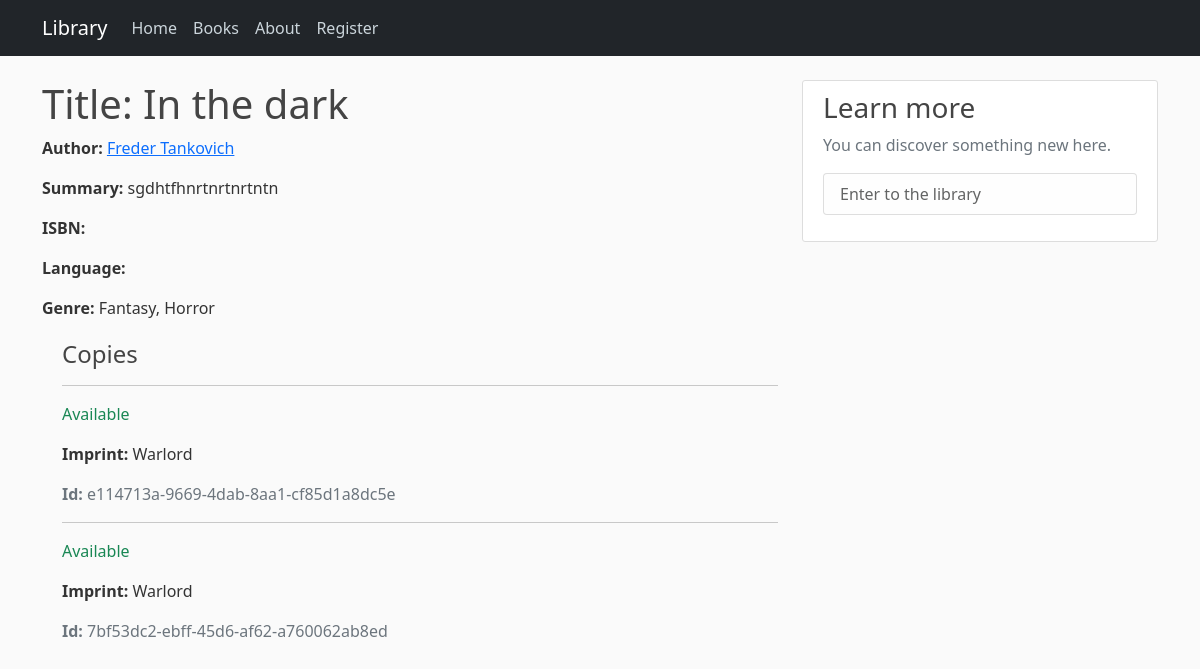
The app's page /library/books/book/3/ with its own data.
### library/models.py (models this page shows, shortened)
class Book(models.Model):
    title = models.CharField(max_length=100)
    author = models.CharField(max_length=100)
    description = models.TextField()
    genre = models.ManyToManyField(Genre)

class Genre(models.Model):
    name = models.CharField(max_length=200)
    def __str__(self):
        return self.name

class BookIns(models.Model):
    id = models.UUIDField(primary_key=True, default=uuid.uuid4)
    book = models.ForeignKey(Book, on_delete=models.SET_NULL, null=True)
    imprint = models.CharField(max_length=200)
    due_back = models.DateField(null=True, blank=True)
    renter = models.ForeignKey(User, on_delete=models.SET_NULL, null=True, blank=True)
    STATUS = (
        ('m', 'Maintenance'),
        ('o', 'On loan'),
        ('a', 'Available'),
        ('r', 'Reserved'),
    )
    status = models.CharField(max_length=1, choices=STATUS, blank=True, default='m')
    class Meta:
        ordering = ["status"]
        permissions = (('can_ever', 'Add main perms'),)

### library/views.py (the view)
# urls.py: path('books/book/<int:pk>/', views.BookDetailView.as_view(), name="book-detail"),
class BookDetailView(DetailView):
	model = Book
	template_name = "library/book-detail.html"

### library/templates/library/book-detail.html (shortened to what this page needs)
{% extends "library/base.html"  %}
	{% block content %}
		<h1>Title: {{ book.title }}</h1>
  		<p><strong>Author:</strong> <a href="">{{ book.author }}</a></p>
  		<p><strong>Summary:</strong> {{ book.description }}</p>
  		<p><strong>ISBN:</strong> {{ book.isbn }}</p>
  		<p><strong>Language:</strong> {{ book.language }}</p>
  		<p><strong>Genre:</strong> {% for genre in book.genre.all %} {{ genre }}{% if not forloop.last %}, {% endif %}{% endfor %}</p>
  		<div style="margin-left:20px;margin-top:20px">
    		<h4>Copies</h4>
    		{% for copy in book.bookins_set.all %}
    			<hr>
    			<p class="{% if copy.status == 'a' %}text-success{% elif copy.status == 'd' %}text-danger{% else %}text-warning{% endif %}">{{ copy.get_status_display }}</p>
				<p><strong>Imprint:</strong> {{ copy.imprint }}</p>
				<p class="text-muted"><strong>Id:</strong> {{ copy.id }}</p>
    		{% endfor %}
  		</div>
	{% endblock content %}

### library/templates/library/base.html (shortened to what this page needs)
{%load static%}
<!doctype html>
<html lang="en">
  <head>
    <link href="https://cdn.jsdelivr.net/npm/bootstrap@5.1.3/dist/css/bootstrap.min.css" rel="stylesheet">
	<link rel="stylesheet" type="text/css" href="{% static 'library/css/main.css' %}">
  </head>
  <body>
  	<header class="site-header">
		<nav class="navbar navbar-expand-md navbar-dark bg-dark fixed-top">
   			<div class="container">
     			<a class="navbar-brand mr-4" href="/library">Library</a>
     			<div class="collapse navbar-collapse" id="navbarToggle">
       				<div class="navbar-nav mr-auto">
         				<a class="nav-item nav-link" href="/library">Home</a>
         				<a class="nav-item nav-link" href="/library/books">Books</a>
						<a class="nav-item nav-link" href="/library/about">About</a>
       				</div>
       				<div class="navbar-nav">
						{% if user.is_authenticated %}
							<a class="nav-item nav-link" href="/library/history">History</a>
						{% else %}
							<a class="nav-item nav-link" href="{% url 'register' %}">Register</a>
						{% endif %}
       				</div>
     			</div>
   			</div>
 		</nav>
	</header>
	<main role="main" class="container">
 		<div class="row">
   			<div class="col-md-8">
     			{% block content %}{% endblock %}
   			</div>
   			<div class="col-md-4">
     			<div class="content-section">
       				<h3>Learn more</h3>
       				<p class='text-muted'>You can discover something new here.
					{% if user.is_authenticated %}
         				<ul class="list-group">
							<a class="list-group-item list-group-item-light" href="{% url 'profile' %}">Profile</a>
							<a class="list-group-item list-group-item-light" href="{% url 'my_books' %}">My Books</a>
							<a class="list-group-item list-group-item-light" href="{% url 'logout' %}">Logout</a>
						</ul>
					{% else %}
						<ul class="list-group">
							<a class="list-group-item list-group-item-light" href="{% url 'login' %}">Enter to the library</a>
						</ul>
					{% endif %}
					</p>
     			</div>
   			</div>
 		</div>
	</main>
  </body>
</html>

### library/static/library/css/main.css (style rules this page uses)
body { background: #fafafa; color: #333333; margin-top: 5rem; }
h1, h2, h3, h4, h5, h6 { color: #444444; }
ul { margin: 0; }
.site-header .navbar-nav .nav-link { color: #cbd5db; }
.content-section { background: #ffffff; padding: 10px 20px; border: 1px solid #dddddd; border-radius: 3px; margin-bottom: 20px; }

### records on screen
Book: title "In the dark", author "Freder Tankovich", description "sgdhtfhnrtnrtnrtntn"
Genre: name "Fantasy"
Genre: name "Horror"
BookIns: status "Available", imprint "Warlord", id "e114713a-9669-4dab-8aa1-cf85d1a8dc5e"
BookIns: status "Available", imprint "Warlord", id "7bf53dc2-ebff-45d6-af62-a760062ab8ed"
